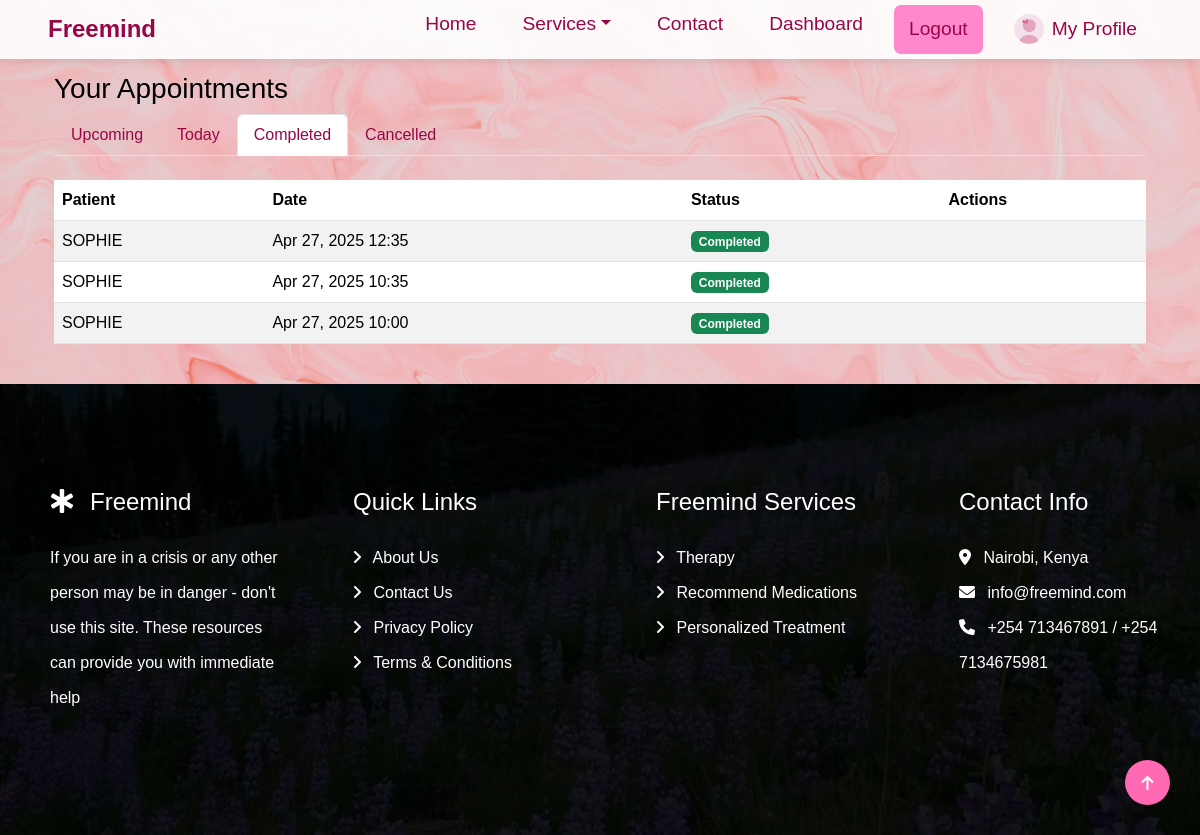
Page /appointment/list/?status=past (signed in) on the committed database.
### users/models.py (models this page shows, shortened)
class User(AbstractUser):
    ROLE_CHOICES = [
        ('patient', 'Patient'),
        ('therapist', 'Therapist'),
        ('admin', 'Admin'),
    ]
    role = models.CharField(max_length=10, choices=ROLE_CHOICES, default='patient')
    email = models.EmailField(unique=True)
    groups = models.ManyToManyField(Group, related_name="custom_user_groups", blank=True)
    user_permissions = models.ManyToManyField(Permission, related_name="custom_user_permissions", blank=True)
    date_joined = models.DateTimeField(
        ('date joined'),
        default=timezone.now,
        editable=False
    )

class Profile(models.Model):
    user = models.OneToOneField(User, on_delete=models.CASCADE, related_name='profile')
    image = models.ImageField(
        upload_to='profile_images/',
        default='default.jpg',
        blank=True,
        null=True,
        validators=[
            FileExtensionValidator(allowed_extensions=['jpg', 'jpeg', 'png']),
            validate_file_size  # Custom file size validator
        ]
    )
    phone = models.CharField(max_length=15, unique=True, blank=True, null=True)
    gender = models.CharField(max_length=10, choices=[('Male', 'Male'), ('Female', 'Female')], null=True)
    dob = models.DateField(null=True, blank=True)
    county = models.CharField(max_length=100, null=True, blank=True)
    language = models.CharField(max_length=50,  choices=[('English', 'English'), ('Swahili', 'Swahili'), ('English, Swahili', 'English, Swahili')],blank=True, null=True)
    preferred_gender = models.CharField(
        max_length=10,
        choices=[('Male', 'Male'), ('Female', 'Female')],
        blank=True,
        null=True
    )
    specializations = models.ManyToManyField(Specialization, blank=True)
    assigned_therapist = models.ForeignKey( 'Therapist', on_delete=models.SET_NULL, null=True, blank=True)
    uploaded_file = models.FileField(
        upload_to='profile_files/%Y/%m/%d/',
        blank=True,
        null=True,
        validators=[
            FileExtensionValidator(allowed_extensions=['pdf', 'doc', 'docx', 'txt']),
            validate_uploaded_file_size  # Custom file size validator
        ]
    )

### appointment/models.py (models this page shows, shortened)
class Appointment(models.Model):
    STATUS_CHOICES = [
        ('Pending', 'Pending'),
        ('Confirmed', 'Confirmed'),
        ('Reschedule', 'Reschedule'),
        ('Cancelled', 'Cancelled'),
        ('Completed', 'Completed'),
        ('No Show', 'No Show'),
    ]
    patient = models.ForeignKey(User, on_delete=models.CASCADE, related_name='patient_appointments')
    therapist = models.ForeignKey(Therapist, on_delete=models.CASCADE, related_name='therapist_appointments')
    date = models.DateTimeField(default=now)
    duration = models.PositiveIntegerField(default=60)
    status = models.CharField(max_length=20, choices=STATUS_CHOICES, default='Pending')
    notes = models.TextField(blank=True, null=True)
    room_name = models.CharField(max_length=100, unique=True, blank=True, null=True)

### appointment/views.py (the view, shortened to what this page needs)
# urls.py: path('list/', views.appointment_list, name='appointment_list'),
@login_required
def appointment_list(request):
    now = timezone.now()
    status_filter = request.GET.get('status', 'upcoming')
    status_filter = request.GET.get('status', request.session.get('status_filter', 'upcoming'))
    request.session['status_filter'] = status_filter
    if request.user.role == 'patient':
        appointments = Appointment.objects.filter(patient=request.user).select_related('therapist')
    elif request.user.role == 'therapist':
        appointments = Appointment.objects.filter(therapist__user=request.user).select_related('patient')
    else:  # Admin/staff view
        appointments = Appointment.objects.all().select_related('patient', 'therapist')
    if status_filter == 'upcoming':
        appointments = appointments.filter(
            date__gte=now,
            status__in=['Pending', 'Confirmed', 'Reschedule']
        ).order_by('date')
    elif status_filter == 'past':
        appointments = appointments.filter(
            status='Completed'
        ).order_by('-date')
    elif status_filter == 'cancelled':
        appointments = appointments.filter(
            status='Cancelled'
        ).order_by('-date')
    context = {
        'appointments': appointments,
        'active_tab': status_filter,
        'now': now,
        'today': now.date(),
    }
    return render(request, 'appointment/appointment_list.html', context)

### appointment/templates/appointment/appointment_list.html (shortened to what this page needs)
{% extends 'core/base.html' %}
{% block content %}
<div class="container mt-5">
    <h3>Your Appointments</h3>
    <ul class="nav nav-tabs mb-4">
        <li class="nav-item">
            <a class="nav-link {% if active_tab == 'upcoming' %}active{% endif %}" style="color: #970747;"
               href="?status=upcoming">Upcoming</a>
        </li>
        <li class="nav-item">
            <a class="nav-link {% if active_tab == 'today' %}active{% endif %}" style="color: #970747;"
               href="?status=today">Today</a>
        </li>
        <li class="nav-item">
            <a class="nav-link {% if active_tab == 'past' %}active{% endif %}" style="color: #970747;"
               href="?status=past">Completed</a>
        </li>
        <li class="nav-item">
            <a class="nav-link {% if active_tab == 'cancelled' %}active{% endif %}" style="color: #970747;"
               href="?status=cancelled">Cancelled</a>
        </li>
    </ul>
    <table class="table table-striped table-hover">
        <thead>
            <tr>
                <th>Patient</th>
                <th>Date</th>
                <th>Status</th>
                <th>Actions</th>
            </tr>
        </thead>
        <tbody>
            {% for appointment in appointments %}
            <tr>
                <td>{{ appointment.patient.username }}</td>
                <td>{{ appointment.date|date:"M d, Y H:i" }}</td>
                <td>
                    <span class="badge
                        {% if appointment.status == 'Completed' %}bg-success
                        {% elif appointment.status == 'Cancelled' %}bg-danger
                        {% elif appointment.status == 'Confirmed' %}bg-primary
                        {% elif appointment.status == 'Reschedule' %}bg-info
                        {% else %}bg-warning text-dark{% endif %}">
                        {{ appointment.status }}
                    </span>
                </td>
                <td>
                </td>
            </tr>
            {% empty %}
            <tr>
                <td colspan="4" class="text-center">No appointments found</td>
            </tr>
            {% endfor %}
        </tbody>
    </table>
</div>
{% endblock %}

### core/templates/core/base.html (shortened to what this page needs)
{% load static %}
<!DOCTYPE html>
<html lang="en">
<head>
    <link href="https://cdn.jsdelivr.net/npm/bootstrap@5.3.3/dist/css/bootstrap.min.css" rel="stylesheet">
    <link href="https://cdn.jsdelivr.net/npm/bootstrap-icons@1.4.1/font/bootstrap-icons.css" rel="stylesheet">
    <link rel="stylesheet" href="https://use.fontawesome.com/releases/v5.15.4/css/all.css"/>
    <link rel="stylesheet" href="https://cdnjs.cloudflare.com/ajax/libs/font-awesome/6.0.0/css/all.min.css">
    <link rel="stylesheet" type="text/css" href="{% static 'css/main.css' %}" >
    <link rel="stylesheet" href="https://cdnjs.cloudflare.com/ajax/libs/animate.css/4.1.1/animate.min.css">
    <link rel="stylesheet" href="https://cdnjs.cloudflare.com/ajax/libs/OwlCarousel2/2.3.4/assets/owl.carousel.min.css">
    <link rel="stylesheet" href="https://cdnjs.cloudflare.com/ajax/libs/OwlCarousel2/2.3.4/assets/owl.theme.default.min.css">
</head>
<body>
  <div class="container-fluid p-0">
    <nav class="navbar sticky-top navbar-expand-lg navbar-light bg-white px-4 px-lg-5 py-3 py-lg-0 justify-content-between">
        <a class="navbar-brand fw-bold" href="{% url 'index' %}">Freemind</a>
        <div class="collapse navbar-collapse" id="navbarNav">
            <div class="navbar-nav ms-auto d-flex justify-content-end gap-3 py-0">
                {% if not user.is_staff and not user.therapist %}
                    <a href="{% url 'index' %}" class="nav-item nav-link link-hover">Home</a>
                    <div class="nav-item dropdown">
                        <a href="#" class="nav-link dropdown-toggle link-hover" data-bs-toggle="dropdown">Services</a>
                    </div>
                    <a href="{% url 'contact' %}" class="nav-item nav-link link-hover">Contact</a>
                {% endif %}
                {% if user.is_authenticated %}
                    {% if user.is_staff %}
                        <a href="{% url 'admin_dashboard' %}" class="nav-item nav-link link-hover">Dashboard</a>
                    {% elif user.therapist %}
                        <a href="{% url 'therapist_dashboard' %}" class="nav-item nav-link link-hover">Dashboard</a>
                    {% elif user.profile %}
                         <a href ="{% url 'patient_dashboard' %}" class="nav-item nav-link link-hover">Dashboard</a>
                    {% endif %}
                    <form method="post" action="{% url 'logout' %}" class="d-inline">
                        <button type="submit" class="nav-item nav-link therapist-link">Logout</button>
                    </form>
                    <a href="{% if user.therapist %}{% url 'therapist_profile_view' %}{% else %}{% url 'profile_view' %}{% endif %}"
                       class="nav-link d-flex align-items-center">
                       {% if user.therapist %}
                           {% if user.therapist.image %}
                               <img src="{{ user.therapist.image.url }}" alt="Profile" class="rounded-circle me-2" style="width: 30px; height: 30px; object-fit: cover;">
                           {% else %}
                               <div class="rounded-circle bg-light d-flex align-items-center justify-content-center me-2" style="width: 30px; height: 30px;">
                                   <i class="fas fa-user-md text-muted"></i>
                               </div>
                           {% endif %}
                        {% else %}
                           {% if user.profile.image %}
                               <img src="{{ user.profile.image.url }}" alt="Profile" class="rounded-circle me-2" style="width: 30px; height: 30px; object-fit: cover;">
                           {% else %}
                               <div class="rounded-circle bg-light d-flex align-items-center justify-content-center me-2" style="width: 30px; height: 30px;">
                                   <i class="fas fa-user text-muted"></i>
                               </div>
                           {% endif %}
                        {% endif %}
                        My Profile
                    </a>
                {% else %}
                    <a href="{% url 'register' %}" class="nav-item nav-link therapist-link">Register</a>
                    <a href="{% url 'login_view' %}" class="nav-item nav-link link-hover">Login</a>
                {% endif %}
            </div>
        </div>
    </nav>
  </div>
    <div class="container py-4">
        {% block content %}{% endblock %}
    </div>
<div class="container-fluid footer py-5 wow fadeIn" data-wow-delay="0.2s">
    <div class="container py-5">
        <div class="row g-5">
            <div class="col-md-6 col-lg-3 col-xl-3">
                <div class="footer-item d-flex flex-column">
                    <h4 class="text-white mb-4"><i class="fas fa-star-of-life me-3"></i>Freemind</h4>
                    <p> If you are in a crisis or any other person may be in danger - don't use this site. These resources can provide you with immediate help</p>
                </div>
            </div>
            <div class="col-md-6 col-lg-3 col-xl-3">
                <div class="footer-item d-flex flex-column">
                    <h4 class="mb-4 text-white">Quick Links</h4>
                    <a href="{% url 'about_view' %}"><i class="fas fa-angle-right me-2"></i> About Us</a>
                    <a href="{% url 'contact' %}"><i class="fas fa-angle-right me-2"></i> Contact Us</a>
                    <a href="{% url 'policy_view' %}"><i class="fas fa-angle-right me-2"></i> Privacy Policy</a>
                    <a href="{% url 'terms_and_conditions_view' %}"><i class="fas fa-angle-right me-2"></i> Terms & Conditions</a>
                </div>
            </div>
            <div class="col-md-6 col-lg-3 col-xl-3">
                <div class="footer-item d-flex flex-column">
                    <h4 class="mb-4 text-white">Freemind Services</h4>
                    <a href="{% url 'login_view' %}"><i class="fas fa-angle-right me-2"></i> Therapy</a>
                    <a href="{% url 'login_view' %}"><i class="fas fa-angle-right me-2"></i> Recommend Medications</a>
                    <a href="{% url 'login_view' %}"><i class="fas fa-angle-right me-2"></i> Personalized Treatment</a>
                </div>
            </div>
            <div class="col-md-6 col-lg-3 col-xl-3">
                <div class="footer-item d-flex flex-column">
                    <h4 class="mb-4 text-white">Contact Info</h4>
                    <a href="#"><i class="fa fa-map-marker-alt me-2"></i> Nairobi, Kenya</a>
                    <a href="#"><i class="fas fa-envelope me-2"></i> info@freemind.com</a>
                    <a href="#"><i class="fas fa-phone me-2"></i> +254 713467891 / +254 7134675981</a>
                </div>
            </div>
        </div>
    </div>
</div>
    <a href="#" class="btn btn-primary btn-lg-square back-to-top"><i class="fa fa-arrow-up"></i></a>
</body>
</html>

### static/css/main.css (style rules this page uses)
.navbar { background: rgba(255, 255, 255, 0.85); color: #970747; transition: 0.3s; }
.navbar-brand { font-weight: bold; font-size: 1.5rem; color: #970747 !important; }
.navbar-nav .nav-link { font-size: 1.2rem; font-weight: 500; color: #970747 !important; transition: color 0.3s ease; }
.therapist-link { background-color: #ff88cc !important; color: white; text-align: center; border: none; padding: 1px 8px; margin: 5px 0; border-radius: 7px; transition: background-color 0.3s ease, color 0.3s ease; }
body { font-family: Arial, sans-serif; display: flex; flex-direction: column; height: 100%; background: linear-gradient(rgba(128, 128, 128, 0.1), rgba(128, 128, 128, 0.1)), url("../img/chat.jpg") no-repeat center center/cover; background-size: cover; color:black; margin: 0; }
.sticky-top.navbar-light { position: fixed; width: 100%; top: 0; left: 0; background: rgba(255, 255, 255, 0.9) !important; box-shadow: 0 2px 10px rgba(0, 0, 0, 0.1); z-index: 1000; padding: 10px 0; }
.sticky-top.navbar-light .navbar-nav .nav-link { padding: 10px 15px; }
:root { --primary-pink: #ff66b2; --dark-pink: #970747; --light-pink: #ff88cc; --white: #ffffff; }
.btn { background-color: #ff69b4; border: none; color: white; padding: 10px 20px; font-size: 16px; border-radius: 30px; transition: all 0.3s ease-in-out; }
.btn-primary { background-color: #ff69b4 !important; border-color: #ff69b4 !important; }
.row { display: flex; flex-wrap: nowrap; overflow-x: hidden; gap: 16px; padding: 8px; scroll-snap-type: x mandatory; -webkit-overflow-scrolling: touch; }
.footer { background: linear-gradient(rgba(0, 0, 0, 0.9), rgba(0, 0, 0, 0.9)), url("../img/carousel-2.jpg"); background-size: cover; color: white; padding: 50px 0; margin-top: auto; }
.footer a { color: white; text-decoration: none; transition: 0.3s ease-in-out; }
.back-to-top { position: fixed; right: 30px; bottom: 30px; background: #970747; color: white; border-radius: 50%; width: 45px; height: 45px; display: flex; align-items: center; justify-content: center; transition: 0.3s; }
.footer { width: 100vw; background: linear-gradient(rgba(0, 0, 0, 0.9), rgba(0, 0, 0, 0.9)), url(../img/carousel-2.jpg); background-position: center center; background-repeat: no-repeat; background-size: cover; color: white; margin: none; margin: 50; }
.footer .footer-item a { line-height: 35px; transition: 0.5s; }
.footer .footer-item p { line-height: 35px; }

### rows in the picture
User: profile.image (placeholder picture)
Appointment: patient.username "SOPHIE", date "Apr 27, 2025 12:35", status "Completed"
Appointment: patient.username "SOPHIE", date "Apr 27, 2025 10:35", status "Completed"
Appointment: patient.username "SOPHIE", date "Apr 27, 2025 10:00", status "Completed"
